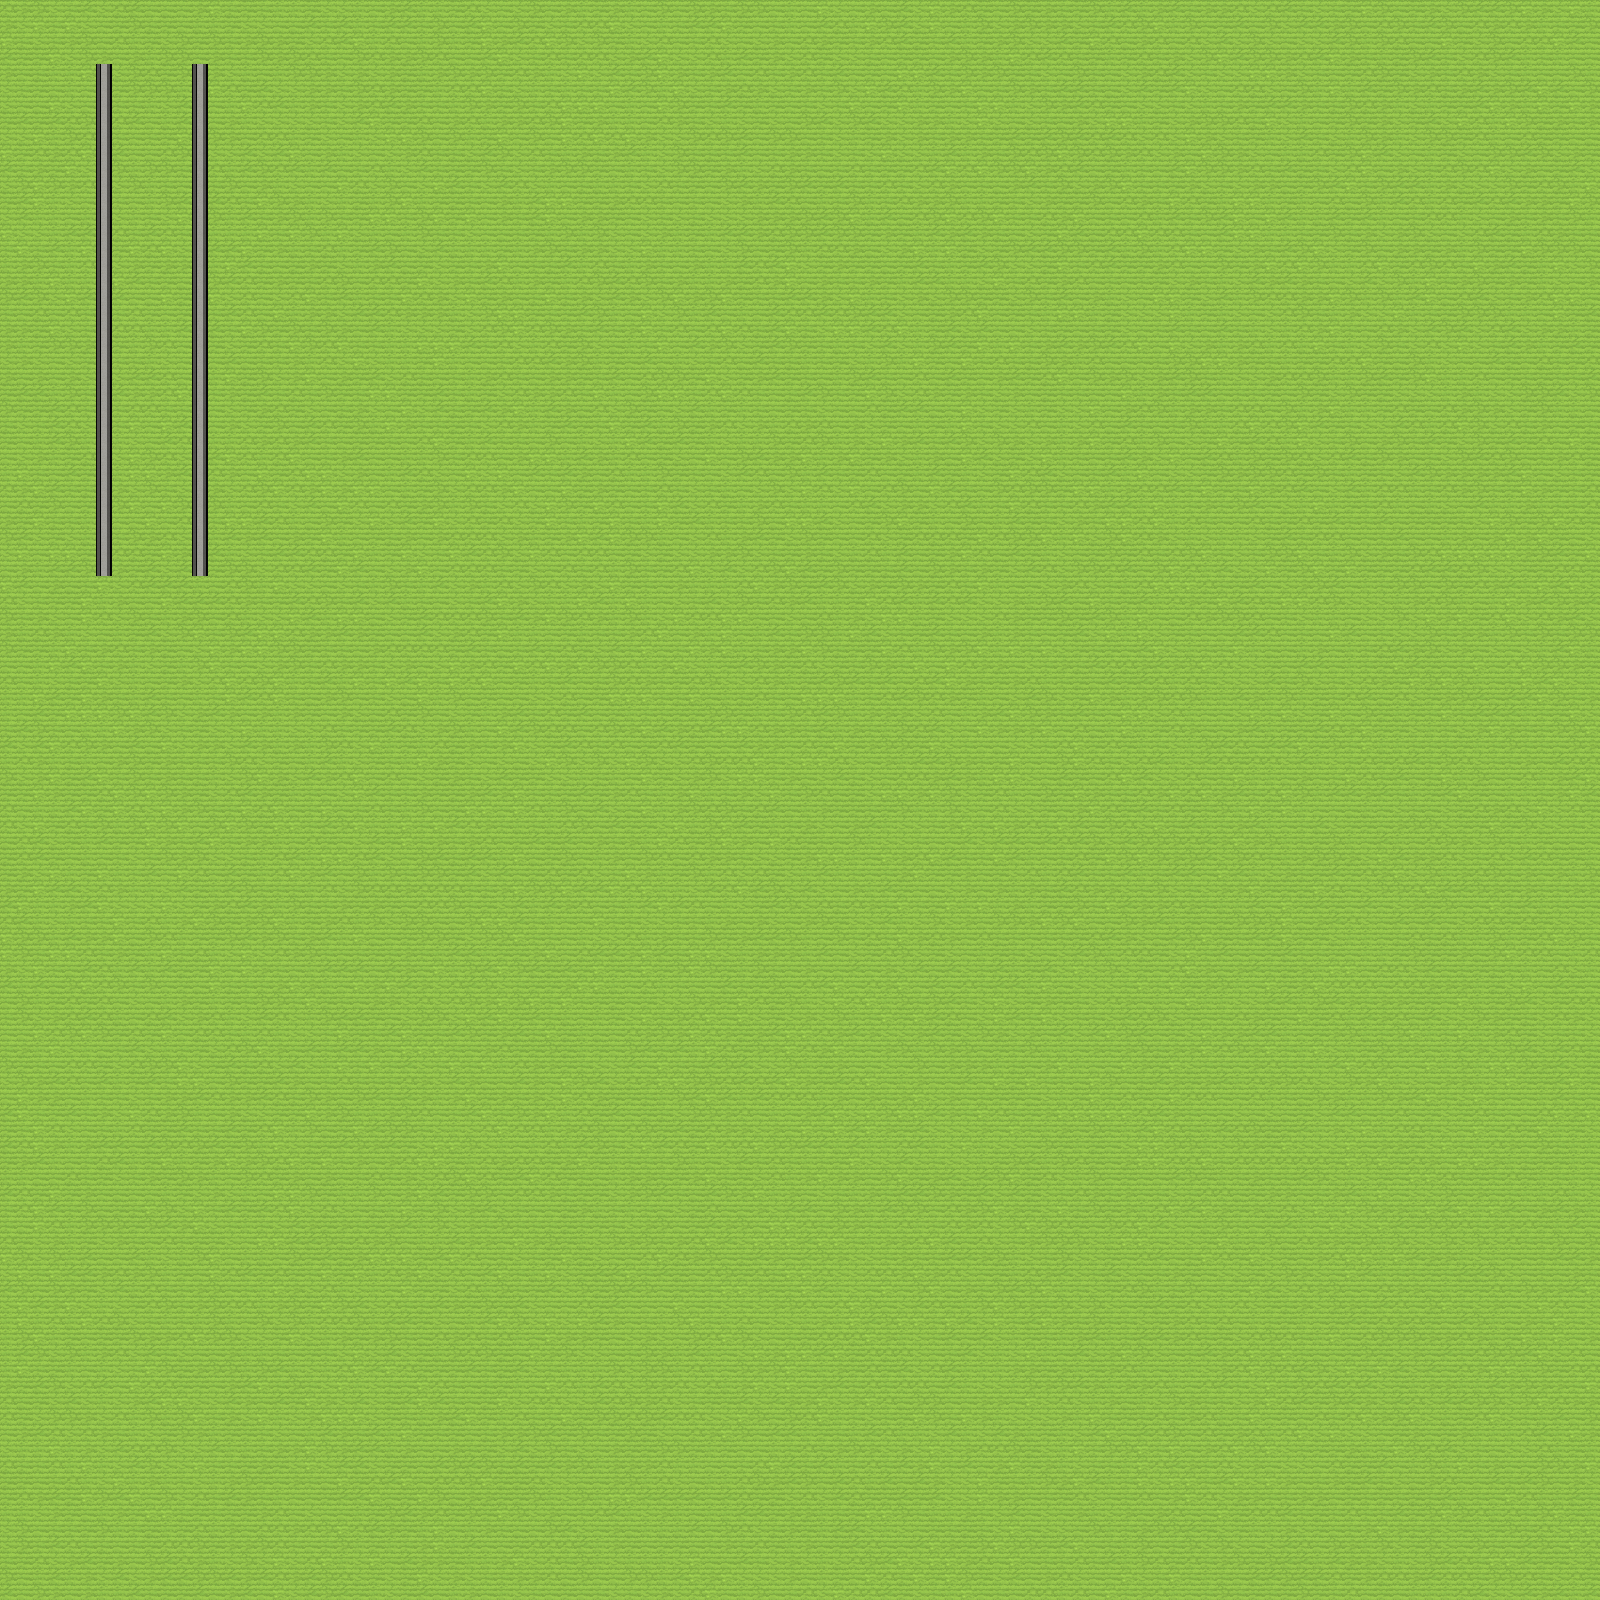

The image is a tile-based game level rendered from a .tmx file. Its description and source (layers, tilesets, objects; grid data summarised) follow:
An orthogonal 100x100 tile map with 16x16 px tiles, 2 tile layers (backgroundGrass, wallCollision).

<map version="1.0" orientation="orthogonal" renderorder="right-down" width="100" height="100" tilewidth="16" tileheight="16" nextobjectid="1">
 <tileset firstgid="1" name="prisonATerrain" tilewidth="16" tileheight="16" tilecount="4096" columns="64">
  <image source="../images/mapTiles/prisonATerrain.png" width="1024" height="1024" />
  <tile id="0">
   <properties>
    <property name="collision" type="bool" value="true" />
   </properties>
  </tile>
 </tileset>
 <layer name="backgroundGrass" width="100" height="100">
  <data>[10000 cells, 10000 non-empty, 10 distinct tile ids]</data>
 </layer>
 <layer name="wallCollision" width="100" height="100">
  <data>[10000 cells, 64 non-empty, 1 distinct tile ids]</data>
 </layer>
</map>